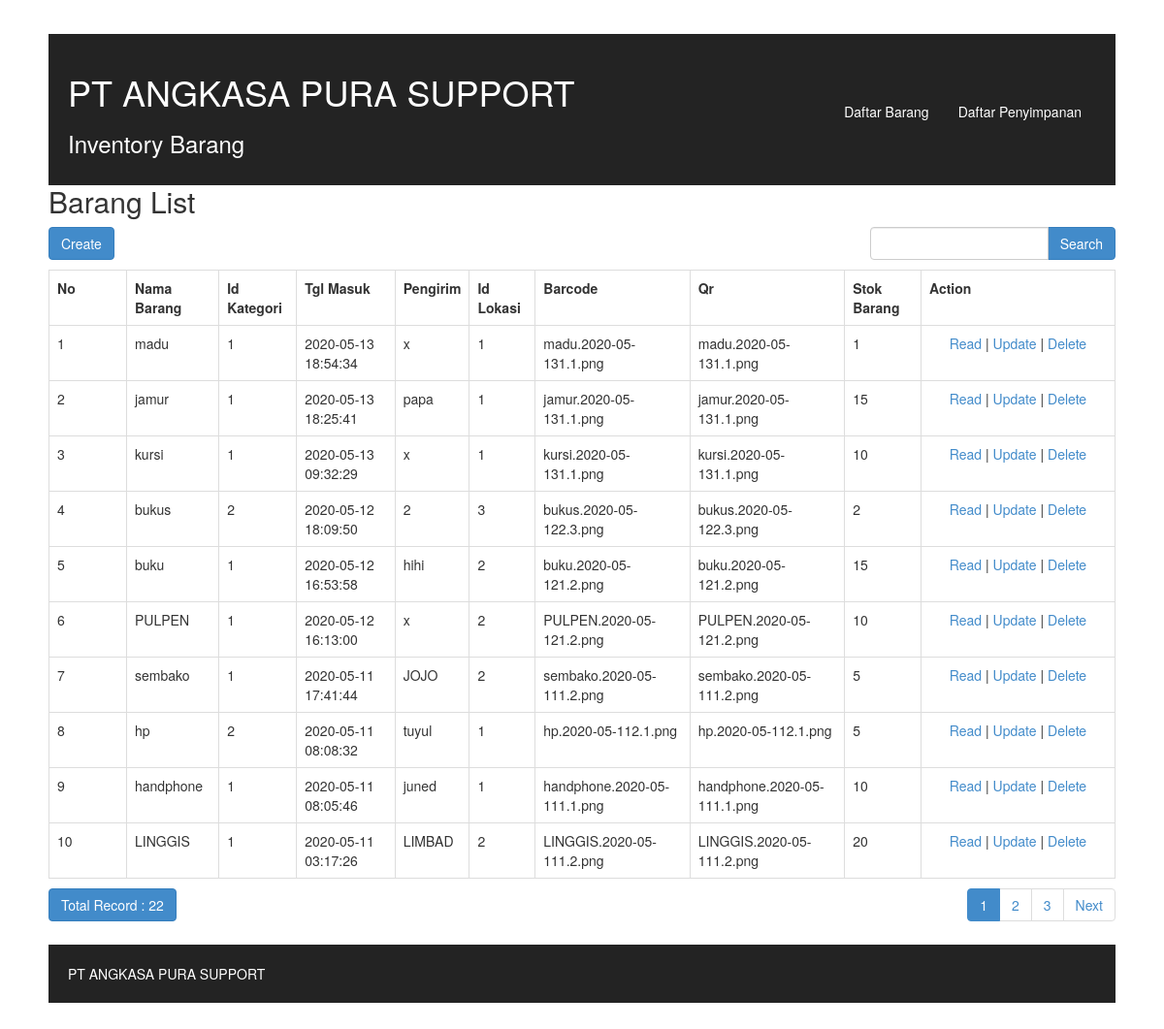
The page / on the database its author committed.
### tables this page shows
CREATE TABLE `barang` (
  `id_barang` int(10) NOT NULL,
  `nama_barang` varchar(50) NOT NULL,
  `id_kategori` int(10) NOT NULL,
  `tgl_masuk` datetime NOT NULL,
  `pengirim` varchar(50) NOT NULL,
  `id_lokasi` int(10) NOT NULL,
  `barcode` varchar(100) NOT NULL,
  `qr` varchar(100) NOT NULL,
  `stok` int(100) DEFAULT NULL,
  `satuan` varchar(100) NOT NULL,
  `fungsi` varchar(100) NOT NULL
);

### application/controllers/Barang.php (called while the page is built, shortened)
<?php
class Barang extends CI_Controller
{
    function __construct()
    {
        $this->load->model('Barang_model');
        $this->load->library('form_validation');
        $this->load->helper('url');
    }
    public function index()
    {
        $this->load->view('v_header');
        $q = urldecode($this->input->get('q', TRUE));
        $start = intval($this->input->get('start'));
        if ($q <> '') {
            $config['base_url'] = base_url() . 'barang/index.html?q=' . urlencode($q);
            $config['first_url'] = base_url() . 'barang/index.html?q=' . urlencode($q);
        } else {
            $config['base_url'] = base_url() . 'barang/index.html';
            $config['first_url'] = base_url() . 'barang/index.html';
        }
        $config['per_page'] = 10;
        $config['page_query_string'] = TRUE;
        $config['total_rows'] = $this->Barang_model->total_rows($q);
        $barang = $this->Barang_model->get_limit_data($config['per_page'], $start, $q);
        $this->load->library('pagination');
        $this->pagination->initialize($config);
        $data = array(
            'barang_data' => $barang,
            'q' => $q,
            'pagination' => $this->pagination->create_links(),
            'total_rows' => $config['total_rows'],
            'start' => $start,
        );
        $this->load->view('barang/barang_list', $data);
        $this->load->view('v_footer');
    }
}

### index.php (called while the page is built, shortened)
<?php
require_once BASEPATH.'core/CodeIgniter.php';

### application/config/config.php (called while the page is built, shortened)
<?php
$config['base_url'] = 'http://localhost/project2/';
$config['index_page'] = '';
$config['uri_protocol']	= 'REQUEST_URI';
$config['url_suffix'] = '';
$config['language']	= 'english';
$config['charset'] = 'UTF-8';
$config['enable_hooks'] = FALSE;
$config['subclass_prefix'] = 'MY_';
$config['composer_autoload'] = FALSE;
$config['permitted_uri_chars'] = 'a-z 0-9~%.:_\-';
$config['enable_query_strings'] = FALSE;
$config['controller_trigger'] = 'c';
$config['function_trigger'] = 'm';
$config['directory_trigger'] = 'd';
$config['allow_get_array'] = TRUE;
$config['log_threshold'] = 0;
$config['log_path'] = '';
$config['log_file_extension'] = '';
$config['log_file_permissions'] = 0644;
$config['log_date_format'] = 'Y-m-d H:i:s';
$config['error_views_path'] = '';
$config['cache_path'] = '';
$config['cache_query_string'] = FALSE;
$config['encryption_key'] = '';
$config['sess_driver'] = 'files';
$config['sess_cookie_name'] = 'ci_session';
$config['sess_expiration'] = 7200;
$config['sess_save_path'] = NULL;
$config['sess_match_ip'] = FALSE;
$config['sess_time_to_update'] = 300;
$config['sess_regenerate_destroy'] = FALSE;
$config['cookie_prefix']	= '';
$config['cookie_domain']	= '';
$config['cookie_path']		= '/';
$config['cookie_secure']	= FALSE;
$config['cookie_httponly'] 	= FALSE;
$config['standardize_newlines'] = FALSE;
$config['global_xss_filtering'] = FALSE;
$config['csrf_protection'] = FALSE;
$config['csrf_token_name'] = 'csrf_test_name';
$config['csrf_cookie_name'] = 'csrf_cookie_name';
$config['csrf_expire'] = 7200;
$config['csrf_regenerate'] = TRUE;
$config['csrf_exclude_uris'] = array();
$config['compress_output'] = FALSE;
$config['time_reference'] = 'local';
$config['rewrite_short_tags'] = FALSE;
$config['proxy_ips'] = '';

### application/models/Barang_model.php (called while the page is built, shortened)
<?php
class Barang_model extends CI_Model
{
    public $table = 'barang';
    public $id = 'id_barang';
    public $order = 'DESC';
    function total_rows($q = NULL) {
        $this->db->like('id_barang', $q);
	$this->db->or_like('nama_barang', $q);
	$this->db->or_like('id_kategori', $q);
	$this->db->or_like('tgl_masuk', $q);
	$this->db->or_like('pengirim', $q);
	$this->db->or_like('id_lokasi', $q);
	$this->db->or_like('barcode', $q);
	$this->db->or_like('qr', $q);
    $this->db->or_like('stok', $q);
	$this->db->from($this->table);
        return $this->db->count_all_results();
    }
    function get_limit_data($limit, $start = 0, $q = NULL) {
        $this->db->order_by($this->id, $this->order);
        $this->db->like('id_barang', $q);
	$this->db->or_like('nama_barang', $q);
	$this->db->or_like('id_kategori', $q);
	$this->db->or_like('tgl_masuk', $q);
	$this->db->or_like('pengirim', $q);
	$this->db->or_like('id_lokasi', $q);
	$this->db->or_like('barcode', $q);
	$this->db->or_like('qr', $q);
    $this->db->or_like('stok', $q);
	$this->db->limit($limit, $start);
        return $this->db->get($this->table)->result();
    }
}

### application/views/barang/barang_list.php (the view, shortened to what this page needs)
<!doctype html>
<html>
    <head>
        <link rel="stylesheet" href="<?php echo base_url('assets/bootstrap/css/bootstrap.min.css') ?>"/>
    </head>
    <body>
        <h2 style="margin-top:0px">Barang List</h2>
        <div class="row" style="margin-bottom: 10px">
            <div class="col-md-4">
                <?php echo anchor(site_url('barang/create'),'Create', 'class="btn btn-primary"'); ?>
            </div>
            <div class="col-md-4 text-center">
            </div>
            <div class="col-md-1 text-right">
            </div>
            <div class="col-md-3 text-right">
                <form action="<?php echo site_url('barang/index'); ?>" class="form-inline" method="get">
                    <div class="input-group">
                        <input type="text" class="form-control" name="q" value="<?php echo $q; ?>">
                        <span class="input-group-btn">
                          <button class="btn btn-primary" type="submit">Search</button>
                        </span>
                    </div>
                </form>
            </div>
        </div>
        <table class="table table-bordered" style="margin-bottom: 10px">
            <tr>
                <th>No</th>
		<th>Nama Barang</th>
		<th>Id Kategori</th>
		<th>Tgl Masuk</th>
		<th>Pengirim</th>
		<th>Id Lokasi</th>
		<th>Barcode</th>
		<th>Qr</th>
        <th>Stok Barang</th>
		<th>Action</th>
            </tr><?php
            foreach ($barang_data as $barang)
            {
                ?>
                <tr>
			<td width="80px"><?php echo ++$start ?></td>
			<td><?php echo $barang->nama_barang ?></td>
			<td><?php echo $barang->id_kategori ?></td>
			<td><?php echo $barang->tgl_masuk ?></td>
			<td><?php echo $barang->pengirim ?></td>
			<td><?php echo $barang->id_lokasi ?></td>
			<td><?php echo $barang->barcode ?></td>
			<td><?php echo $barang->qr ?></td>
            <td><?php echo $barang->stok ?></td>
			<td style="text-align:center" width="200px">
				<?php
				echo anchor(site_url('barang/read/'.$barang->id_barang),'Read');
				echo ' | ';
				echo anchor(site_url('barang/update/'.$barang->id_barang),'Update');
				echo ' | ';
				echo anchor(site_url('barang/delete/'.$barang->id_barang),'Delete','onclick="javasciprt: return confirm(\'Are You Sure ?\')"');
				?>
			</td>
		</tr>
                <?php
            }
            ?>
        </table>
        <div class="row">
            <div class="col-md-6">
                <a href="#" class="btn btn-primary">Total Record : <?php echo $total_rows ?></a>
	    </div>
            <div class="col-md-6 text-right">
                <?php echo $pagination ?>
            </div>
        </div>
    </body>
</html>

### assets/css/style.css (style rules this page uses)
body { background: #eee; color: #333; font-family: sans-serif; font-size:15px; }

### application/views/barang/barang_list.php (style rules this page uses)
body { padding: 15px; }

### rows shown on the page
barang: nama_barang "madu", id_kategori "1", tgl_masuk "2020-05-13 18:54:34", pengirim "x", id_lokasi "1", barcode "madu.2020-05-131.1.png", qr "madu.2020-05-131.1.png", stok "1", id_barang "Read", id_barang "Update", id_barang "Delete"
barang: nama_barang "jamur", id_kategori "1", tgl_masuk "2020-05-13 18:25:41", pengirim "papa", id_lokasi "1", barcode "jamur.2020-05-131.1.png", qr "jamur.2020-05-131.1.png", stok "15", id_barang "Read", id_barang "Update", id_barang "Delete"
barang: nama_barang "kursi", id_kategori "1", tgl_masuk "2020-05-13 09:32:29", pengirim "x", id_lokasi "1", barcode "kursi.2020-05-131.1.png", qr "kursi.2020-05-131.1.png", stok "10", id_barang "Read", id_barang "Update", id_barang "Delete"
barang: nama_barang "bukus", id_kategori "2", tgl_masuk "2020-05-12 18:09:50", pengirim "2", id_lokasi "3", barcode "bukus.2020-05-122.3.png", qr "bukus.2020-05-122.3.png", stok "2", id_barang "Read", id_barang "Update", id_barang "Delete"
barang: nama_barang "buku", id_kategori "1", tgl_masuk "2020-05-12 16:53:58", pengirim "hihi", id_lokasi "2", barcode "buku.2020-05-121.2.png", qr "buku.2020-05-121.2.png", stok "15", id_barang "Read", id_barang "Update", id_barang "Delete"
barang: nama_barang "PULPEN", id_kategori "1", tgl_masuk "2020-05-12 16:13:00", pengirim "x", id_lokasi "2", barcode "PULPEN.2020-05-121.2.png", qr "PULPEN.2020-05-121.2.png", stok "10", id_barang "Read", id_barang "Update", id_barang "Delete"
barang: nama_barang "sembako", id_kategori "1", tgl_masuk "2020-05-11 17:41:44", pengirim "JOJO", id_lokasi "2", barcode "sembako.2020-05-111.2.png", qr "sembako.2020-05-111.2.png", stok "5", id_barang "Read", id_barang "Update", id_barang "Delete"
barang: nama_barang "hp", id_kategori "2", tgl_masuk "2020-05-11 08:08:32", pengirim "tuyul", id_lokasi "1", barcode "hp.2020-05-112.1.png", qr "hp.2020-05-112.1.png", stok "5", id_barang "Read", id_barang "Update", id_barang "Delete"
barang: nama_barang "handphone", id_kategori "1", tgl_masuk "2020-05-11 08:05:46", pengirim "juned", id_lokasi "1", barcode "handphone.2020-05-111.1.png", qr "handphone.2020-05-111.1.png", stok "10", id_barang "Read", id_barang "Update", id_barang "Delete"
barang: nama_barang "LINGGIS", id_kategori "1", tgl_masuk "2020-05-11 03:17:26", pengirim "LIMBAD", id_lokasi "2", barcode "LINGGIS.2020-05-111.2.png", qr "LINGGIS.2020-05-111.2.png", stok "20", id_barang "Read", id_barang "Update", id_barang "Delete"

### other values the page prints
anchor(site_url('barang/create'),'Create', 'class="btn btn-primary"') "Create"
$total_rows "22"
$pagination "1 2 3 Next"
